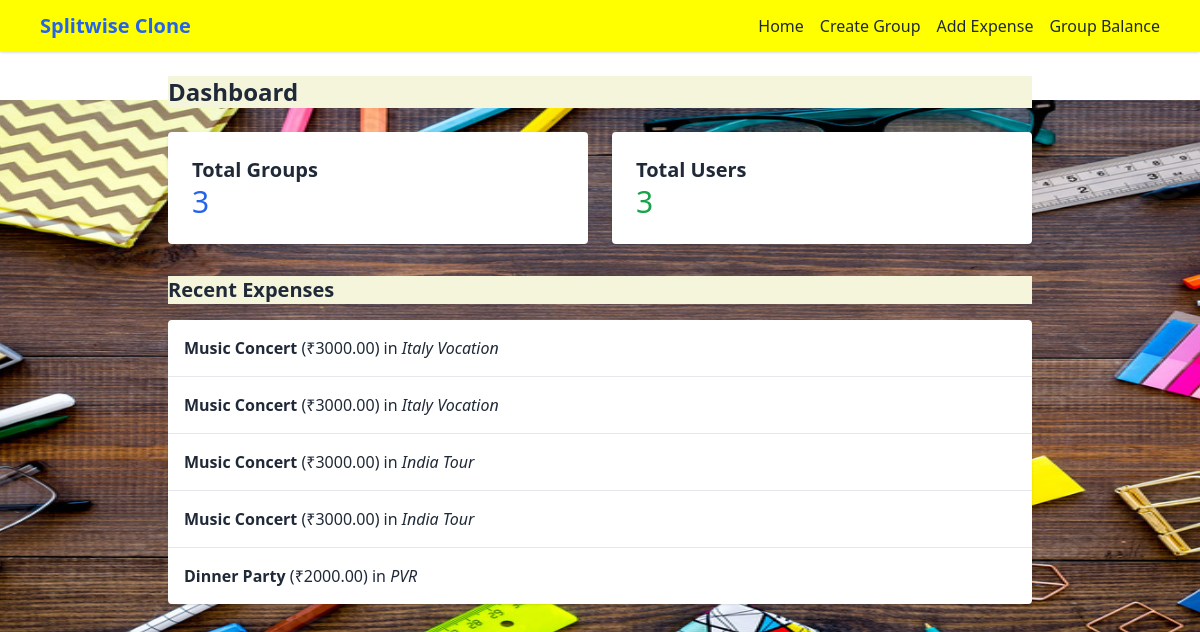
The app's page /api/dashboard/ with its own data.
### core/models.py (models this page shows, shortened)
class Expense(models.Model):
    group = models.ForeignKey(Group, on_delete=models.CASCADE)
    description = models.CharField(max_length=255)
    amount = models.DecimalField(max_digits=10, decimal_places=2)
    paid_by = models.ForeignKey(User, on_delete=models.CASCADE, related_name='expenses_paid')
    split_type = models.CharField(max_length=20, choices=[('equal', 'Equal'), ('percentage', 'Percentage')])
    created_at = models.DateTimeField(auto_now_add=True)

class Group(models.Model):
    name = models.CharField(max_length=255)
    created_at = models.DateTimeField(auto_now_add=True)
    members = models.ManyToManyField(User, through='GroupMember')

### core/views.py (the view)
# urls.py: path('dashboard/', views.dashboard, name='dashboard'),
def dashboard(request):
    context = {
        'group_count': Group.objects.count(),
        'user_count': User.objects.count(),
        'recent_expenses': Expense.objects.order_by('-created_at')[:5],
    }
    return render(request, 'dashboard.html', context)

### templates/dashboard.html (shortened to what this page needs)
{% extends 'base.html' %}
{% block content %}
<h2 class="text-2xl font-bold mb-6" style="background-color: beige;">Dashboard</h2>
<div class="grid grid-cols-2 gap-6">
  <div class="bg-white p-6 rounded shadow">
    <h3 class="text-xl font-semibold">Total Groups</h3>
    <p class="text-3xl text-blue-600">{{ group_count }}</p>
  </div>
  <div class="bg-white p-6 rounded shadow">
    <h3 class="text-xl font-semibold">Total Users</h3>
    <p class="text-3xl text-green-600">{{ 3 }}</p>
  </div>
</div>
<h3 class="mt-8 text-xl font-semibold" style="background-color: beige;">Recent Expenses</h3>
<ul class="mt-4 bg-white rounded shadow divide-y">
  {% for e in recent_expenses %}
  <li class="p-4">
    <strong>{{ e.description }}</strong> (₹{{ e.amount }}) in <em>{{ e.group.name }}</em>
  </li>
  {% empty %}
  <li class="p-4 text-gray-500">No recent expenses</li>
  {% endfor %}
</ul>
{% endblock %}

### templates/base.html (shortened to what this page needs)
{% load static %}
<!DOCTYPE html>
<html lang="en">
<head>
  <script src="https://cdn.tailwindcss.com"></script>
</head>
<body class="bg-gray-100 text-gray-800" style="background: url('{% static 'images/Student1.jpg' %}') no-repeat center center fixed; background-size: 1800px 600px;">
  <nav class="bg-white shadow mb-6" style="background-color: yellow;">
    <div class="max-w-6xl mx-auto px-4 py-3 flex justify-between items-center">
      <h1 class="font-bold text-xl text-blue-600">Splitwise Clone</h1>
      <ul class="flex space-x-4">
        <li><a href="{% url 'dashboard' %}" class="hover:text-blue-600">Home</a></li>
      <li><a href="{% url 'create-group' %}" class="hover:text-blue-600">Create Group</a></li>
      <li><a href="{% url 'add-expense' %}" class="hover:text-blue-600">Add Expense</a></li>
      <li><a href="{% url 'group-balances-page' group_id=19 %}" class="hover:text-blue-600">Group Balance</a></li>
      </ul>
    </div>
  </nav>
  <main class="max-w-4xl mx-auto px-4">
    {% block content %}{% endblock %}
  </main>
</body>
</html>

### records on screen
Expense: description "Music Concert", amount "3000.00", group.name "Italy Vocation"
Expense: description "Music Concert", amount "3000.00", group.name "Italy Vocation"
Expense: description "Music Concert", amount "3000.00", group.name "India Tour"
Expense: description "Music Concert", amount "3000.00", group.name "India Tour"
Expense: description "Dinner Party", amount "2000.00", group.name "PVR"

### other values on screen
{{ group_count }} "3"
{{ 3 }} "3"
